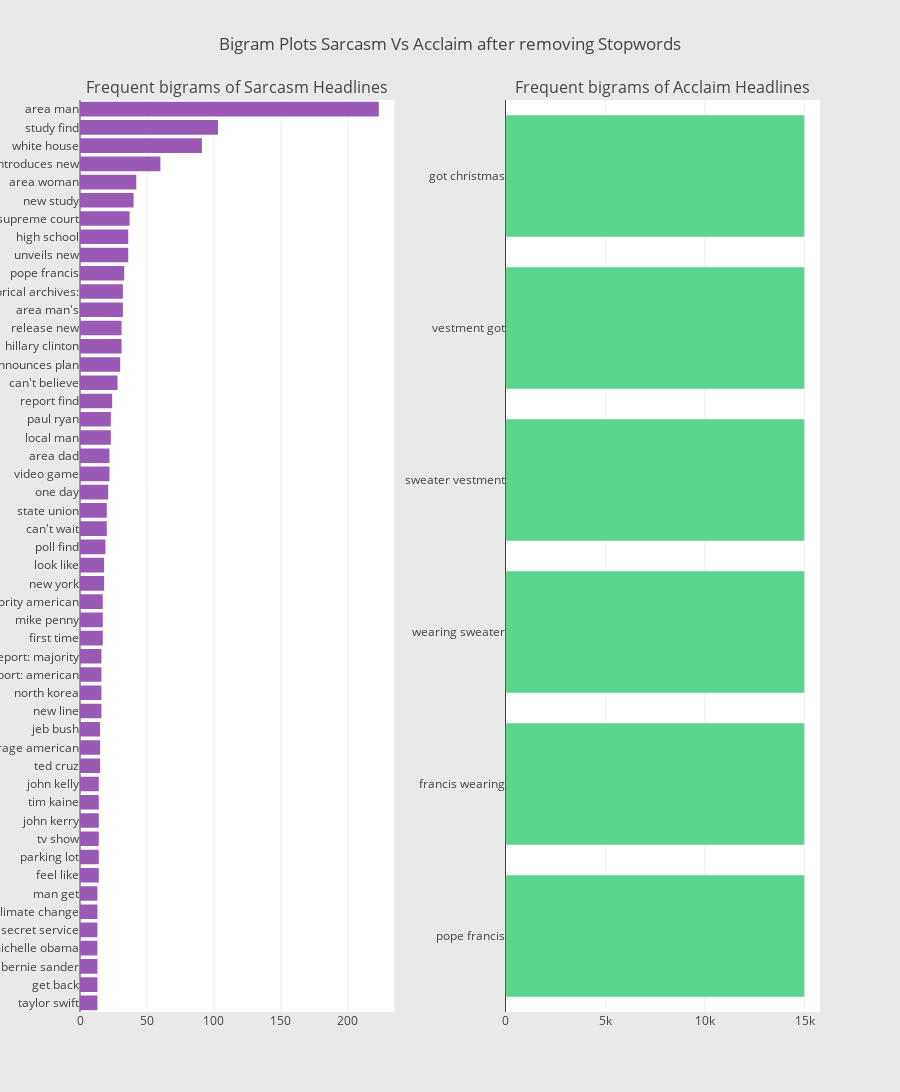

Notebook cell for this chart:
### Code cell
sar_wost_lem_df = pd.DataFrame({'sarcasm':sar_wost_lem})
acc_wost_lem_df = pd.DataFrame({'acclaim':acc_wost_lem})

## custom function for ngram generation ##
def generate_ngrams(text, n_gram=1):
    ngrams = zip(*[text[i:] for i in range(n_gram)])
    return [" ".join(ngram) for ngram in ngrams]

## custom function for horizontal bar chart ##
def horizontal_bar_chart(df, color):
    trace = go.Bar(
        y=df["word"].values[::-1],
        x=df["wordcount"].values[::-1],
        showlegend=False,
        orientation = 'h',
        marker=dict(
            color=color,
        ),
    )
    return trace

#Plotting the Bigram plot
from collections import defaultdict
freq_dict = defaultdict(int)
for sent in sar_wost_lem_df["sarcasm"]:
    for word in generate_ngrams(sent,2):
        freq_dict[word] += 1
fd_sorted = pd.DataFrame(sorted(freq_dict.items(), key=lambda x: x[1])[::-1])
fd_sorted.columns = ["word", "wordcount"]
sar_2 = horizontal_bar_chart(fd_sorted.head(50), '#9B59B6')


freq_dict = defaultdict(int)
for sent in acc_wost_lem_df["acclaim"]:
    for word in generate_ngrams(sent,2):
        freq_dict[word] += 1
fd_sorted = pd.DataFrame(sorted(freq_dict.items(), key=lambda x: x[1])[::-1])
fd_sorted.columns = ["word", "wordcount"]
acc_2 = horizontal_bar_chart(fd_sorted.head(50), '#58D68D')

# Creating two subplots
fig = tools.make_subplots(rows=1, cols=2, vertical_spacing=0.04,horizontal_spacing=0.15,
                          subplot_titles=["Frequent bigrams of Sarcasm Headlines", 
                                          "Frequent bigrams of Acclaim Headlines"])
fig.append_trace(sar_2, 1, 1)
fig.append_trace(acc_2, 1, 2)
fig['layout'].update(height=1200, width=900, paper_bgcolor='rgb(233,233,233)', title="Bigram Plots Sarcasm Vs Acclaim after removing Stopwords")
iplot(fig, filename='word-plots')

### Figure 1 — Plotly figure (JSON) as saved in the notebook; plotly's stock layout.template omitted (floating-point values rounded to 4 significant figures)
{"data": [{"showlegend": false, "orientation": "h", "yaxis": "y", "y": ["taylor swift", "get back", "bernie sander", "michelle obama", "secret service", "climate change", "man get", "feel like", "parking lot", "tv show", "john kerry", "tim kaine", "john kelly", "ted cruz", "average american", "jeb bush", "new line", "north korea", "report: american", "report: majority", "first time", "mike penny", "majority american", "new york", "look like", "poll find", "can't wait", "state union", "one day", "video game", "area dad", "local man", "paul ryan", "report find", "can't believe", "announces plan", "hillary clinton", "release new", "area man's", "historical archives:", "pope francis", "unveils new", "high school", "supreme court", "new study", "area woman", "introduces new", "white house", "study find", "area man"], "xaxis": "x", "marker": {"color": "#9B59B6"}, "x": [13, 13, 13, 13, 13, 13, 13, 14, 14, 14, 14, 14, 14, 15, 15, 15, 16, 16, 16, 16, 17, 17, 17, 18, 18, 19, 20, 20, 21, 22, 22, 23, 23, 24, 28, 30, 31, 31, 32, 32, 33, 36, 36, 37, 40, 42, 60, 91, 103, 223], "type": "bar", "uid": "c0dda1dd-e745-4e2f-92eb-acbe66988f93"}, {"showlegend": false, "orientation": "h", "yaxis": "y2", "y": ["pope francis", "francis wearing", "wearing sweater", "sweater vestment", "vestment got", "got christmas"], "xaxis": "x2", "marker": {"color": "#58D68D"}, "x": [14985, 14985, 14985, 14985, 14985, 14985], "type": "bar", "uid": "3536fac5-e982-408a-bd6e-fb06678c34a4"}], "layout": {"title": {"text": "Bigram Plots Sarcasm Vs Acclaim after removing Stopwords"}, "paper_bgcolor": "rgb(233,233,233)", "yaxis": {"domain": [0, 1], "anchor": "x"}, "xaxis2": {"domain": [0.575, 1], "anchor": "y2"}, "height": 1200, "width": 900, "yaxis2": {"domain": [0, 1], "anchor": "x2"}, "xaxis": {"domain": [0, 0.425], "anchor": "y"}, "annotations": [{"yanchor": "bottom", "xref": "paper", "xanchor": "center", "yref": "paper", "text": "Frequent bigrams of Sarcasm Headlines", "y": 1, "x": 0.2125, "font": {"size": 16}, "showarrow": false}, {"yanchor": "bottom", "xref": "paper", "xanchor": "center", "yref": "paper", "text": "Frequent bigrams of Acclaim Headlines", "y": 1, "x": 0.7875, "font": {"size": 16}, "showarrow": false}]}}
